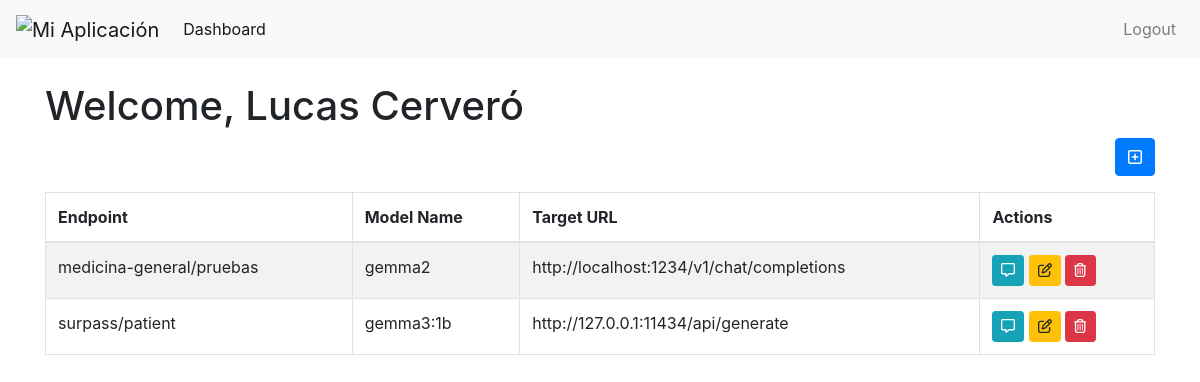
/dashboard/ (signed in), run on an earlier commit of the app's database.
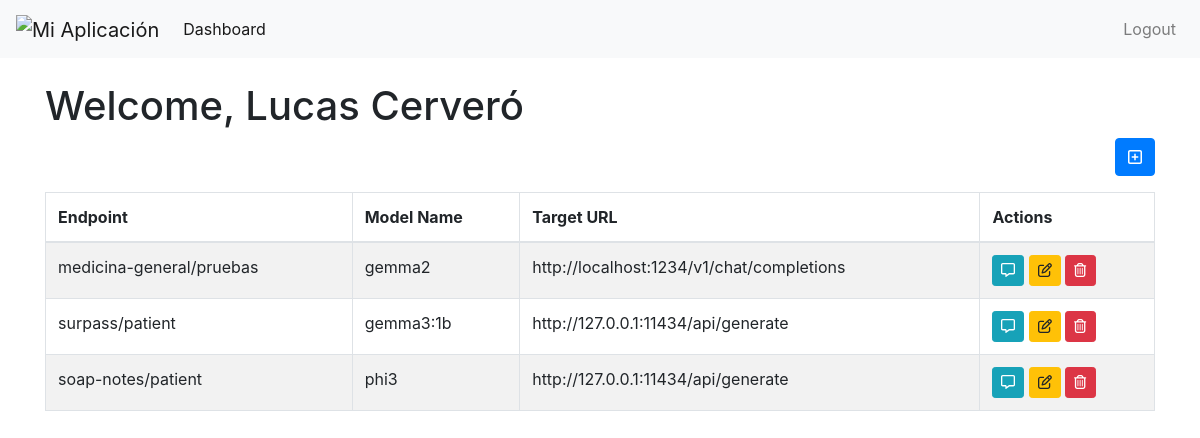
And on a later commit of the database.
### app/models.py (models this page shows)
class User(db.Model, UserMixin):
    id = db.Column(db.Integer, primary_key=True)
    email = db.Column(db.String(255), unique=True)
    password = db.Column(db.String(255))
    active = db.Column(db.Boolean())
    fs_uniquifier = db.Column(db.String(255), unique=True, nullable=False, default=lambda: str(uuid.uuid4()))  # Automáticamente genera un UUID
    name = db.Column(db.String(255), nullable=False)
    roles = db.relationship('Role', secondary=roles_users, backref=db.backref('users', lazy='dynamic'))

class Endpoint(db.Model):
    id = db.Column(db.Integer, primary_key=True)
    endpoint_url = db.Column(db.String(255), nullable=False)  # Nuevo campo endpoint_url
    endpoint_description = db.Column(db.Text, nullable=True)
    schema = db.Column(db.Text, nullable=False)
    model_name = db.Column(db.String(255), nullable=False)
    model_context_window = db.Column(db.BigInteger, nullable=True)
    target_url = db.Column(db.String(255), nullable=False)
    request = db.Column(db.Text, nullable=True)
    additional_prompt = db.Column(db.Text, nullable=True)
    role_id = db.Column(db.Integer, db.ForeignKey('role.id'))

class Role(db.Model, RoleMixin):
    id = db.Column(db.Integer, primary_key=True)
    name = db.Column(db.String(80), unique=True)
    tokens = db.relationship('Token', backref='role', lazy=True)
    endpoints = db.relationship('Endpoint', backref='role', lazy=True)

### app/dashboard/user_dashboard.py (the view)
@dashboard_bp.route('/')
@login_required
def index():
    user_roles = [role.id for role in current_user.roles]
    print(f"User Roles: {user_roles}")
    endpoints_with_roles = db.session.query(Endpoint, Role).outerjoin(Role).filter(Endpoint.role_id.in_(user_roles)).all()
    print(f"Endpoints with Roles: {endpoints_with_roles}")
    if not endpoints_with_roles:
        message = "No endpoints available. Create one to get started."
    else:
        message = None
    return render_template('dashboard.html', name=current_user.name, endpoints=endpoints_with_roles, message=message)

### app/templates/dashboard.html (shortened to what this page needs)
{% extends "base.html" %}
{% block content %}
<h1>Welcome, {{ name }}</h1>
<a href="{{ url_for('dashboard.create_endpoint') }}" class="btn btn-primary mb-3" style="float: right;">
    <i class="fa-regular fa-square-plus"></i>
</a>
<table class="table table-bordered table-striped">
    <thead>
        <tr>
            <th>Endpoint</th>
            <th>Model Name</th>
            <th>Target URL</th>
            <th>Actions</th>
        </tr>
    </thead>
    <tbody>
        {% for endpoint, role in endpoints %}
        <tr>
            <td>{{role.name}}/{{ endpoint.endpoint_url }}</td>
            <td>{{ endpoint.model_name }}</td>
            <td>{{ endpoint.target_url }}</td>
            <td>
                {% if role %}
                <a href="{{ url_for('dynamic_chat.dynamic_chat_route', role=role.name, endpoint_url=endpoint.endpoint_url) }}" class="btn btn-sm btn-info">
                    <i class="fa-regular fa-message"></i>
                </a>
                {% else %}
                <span class="text-muted">No role assigned</span>
                {% endif %}
                <a href="{{ url_for('dashboard.edit_endpoint', id=endpoint.id) }}" class="btn btn-sm btn-warning">
                    <i class="fa-regular fa-pen-to-square"></i>
                </a>
                <form action="{{ url_for('dashboard.delete_endpoint', id=endpoint.id) }}" method="POST" style="display:inline;" onsubmit="return confirm('Are you sure you want to delete this endpoint?');">
                    <button type="submit" class="btn btn-sm btn-danger">
                        <i class="fa-regular fa-trash-can"></i>
                    </button>
                </form>
            </td>
        </tr>
        {% endfor %}
    </tbody>
</table>
{% endblock %}

### app/templates/base.html (shortened to what this page needs)
<!DOCTYPE html>
<html lang="en">
<head>
    <link href="https://stackpath.bootstrapcdn.com/bootstrap/4.5.2/css/bootstrap.min.css" rel="stylesheet">
</head>
<body>
   <nav class="navbar navbar-expand-lg navbar-light bg-light">
    <a class="navbar-brand" href="{{ url_for('dashboard.index') }}">
            <img src="/static/images/cobaia.png" alt="Mi Aplicación" style="height: 40px;">
    </a>
    <div class="collapse navbar-collapse" id="navbarNav">
        <ul class="navbar-nav">
            <li class="nav-item active">
                <a class="nav-link" href="{{ url_for('dashboard.index') }}">Dashboard</a>
            </li>
        </ul>
        <ul class="navbar-nav ml-auto">
            <li class="nav-item">
                <a class="nav-link" href="{{ url_for('auth.logout') }}">Logout</a>
            </li>
        </ul>
    </div>
</nav>
    <div class="container mt-4">
        {% block content %}{% endblock %}
    </div>
</body>
</html>

What changed in the data, as far as the page shows it:
added Endpoint: name "soap-notes", endpoint_url "patient", model_name "phi3", target_url "http://127.0.0.1:11434/api/generate"
